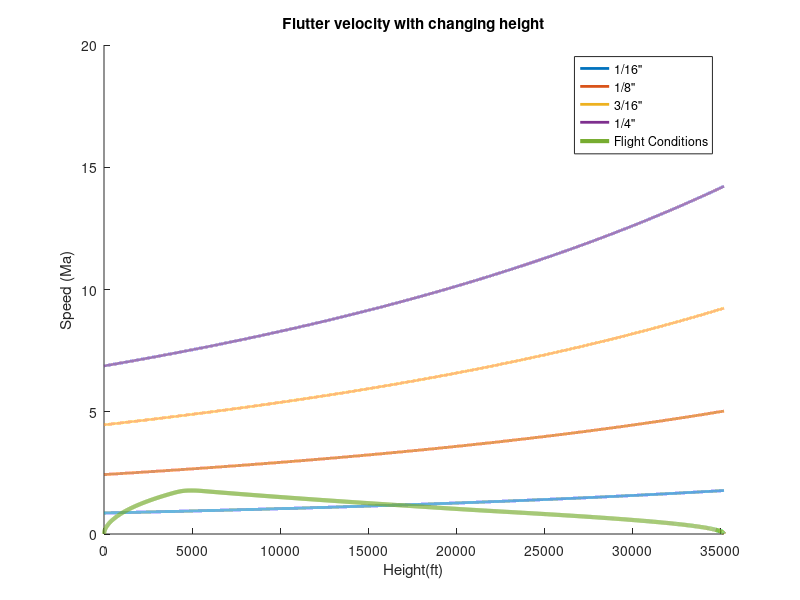

Reproduce this figure in MATLAB.
% Fin Flutter Velocity
% Ian Gomez, 10/20/2016
% Source:
% https://www.apogeerockets.com/education/downloads/Newsletter291.pdf
clear;

RAD = csvread('4in_CF.CSV',2,1);
RAD_Ma = RAD(:,2);
RAD_h  = RAD(:,18); % ft

i = 5000;
RAD_Ma = RAD_Ma(1:i,:);
RAD_h  = RAD_h(1:i,:); % ft AGL

h = 0:max(RAD_h); % ft (from sea level)

% Atmospheric Properties
T = 59-0.00356.*h; % F
T = T + 459.7; % Rankine
P = (1/12^2).*2116.*(T./518.6).^5.256; % lbs/in^2
Rair_imperial = 1716; % ft*lb/slug*Rankine
k = 1.4; % ratio of specific heats
a = sqrt(T.*Rair_imperial.*k); % ft/s, should be around 1,126ft/s

cr = 8; % root chord (in)
ct = 2; % tip chord (in)
t = (1/16):(1/16):(1/4); % thickness (in)
b = 4; % semi-span (in)
S = 0.5.*(cr + ct).*b; % in^2
AR = (b.^2)/S;
lambda = ct/cr;
G.CF = 5 *145000; % shear modulus of fin (psi)
G.Al = 24*145000; 

line = 2;
figure
for i = 1:length(t)
    x = 1.337.*(AR.^3).*P.*(lambda+1);
    y = 2.*(AR+2).*(t(i)./cr).^3;
    vf = a.*sqrt(G.Al./(x./y)); %ft/s
    Ma_max = vf./a;
    hold on
    plot(h,Ma_max,'LineWidth',line)
end

plot(RAD_h,RAD_Ma,'LineWidth',line*1.5)
title('Flutter velocity with changing height')
ylabel('Speed (Ma)')
xlabel('Height(ft)')
xlim([0 max(RAD_h)])
legend('1/16"','1/8"','3/16"','1/4"','Flight Conditions')

rho.CF = 0.0578; %lbs/in^3
rho.Al = 0.098; 
V = S*t; % in^3
fin.mass = V*rho.Al; %lbs
fin.num = 3;
fin.mass_total = fin.mass * fin.num;
fin.mass_unit = 'lb';
fin